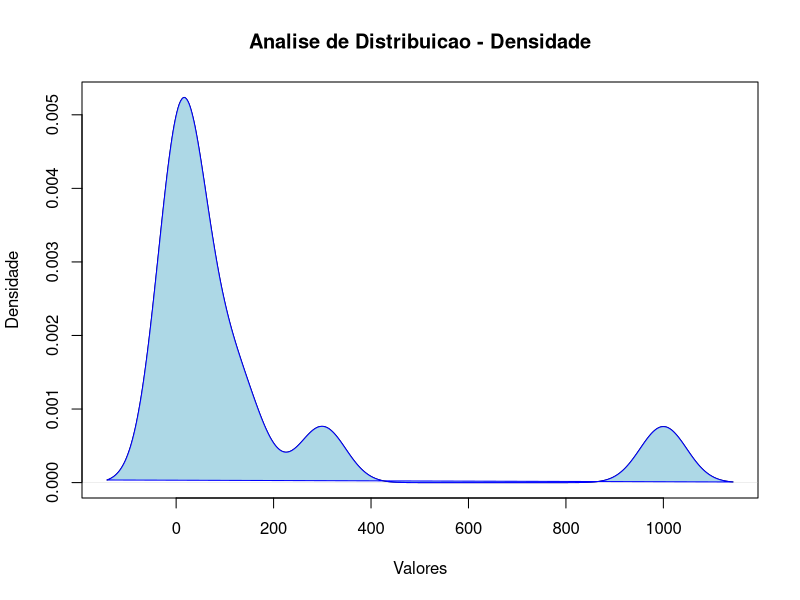
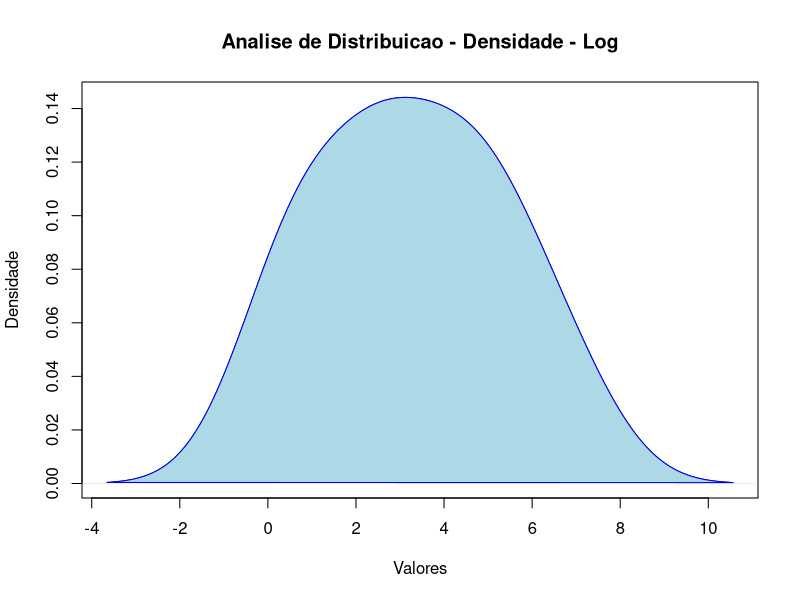

Here is the R script that generated these plots, in order:
dataSet = c(1,2,3,10,13,50,20,100,1000,142, 300)

# Analise de Distribuicao - Densidade
d <- density(dataSet)
plot(d, 
     main="Analise de Distribuicao - Densidade",
     xlab = "Valores",
     ylab = "Densidade")
polygon(d, col="light blue", border="blue")

#Transformacao Logaritmica
dataSet = log(dataSet)

# Analise de Distribuicao - Densidade - Log
d <- density(dataSet)
plot(d, 
     main="Analise de Distribuicao - Densidade - Log",
     xlab = "Valores",
     ylab = "Densidade")
polygon(d, col="light blue", border="blue")